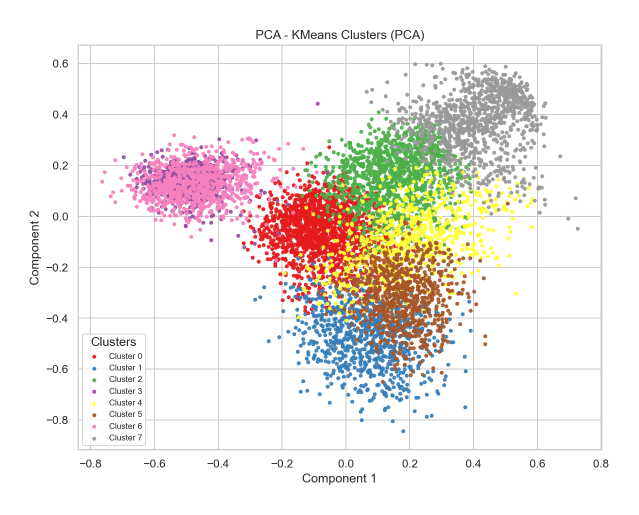
#> input picture web_app/imagens/charts/pca_projection.png, 1278 x 1030 px, found by its file name (shown at 1/2 size)
$ python process_nb3_images.py
#> lines starting #> are read from the running program, lines starting #| are printed output that depends on the picture; after the words box and inside, x2 and y2 are one past the last pixel; in counts of white or black regions, pixels touching at a corner belong together
import os
import numpy as np
from PIL import Image

def hex_to_rgb(h):
    h = h.lstrip('#')
    return tuple(int(h[i:i+2], 16) for i in (0, 2, 4))

# Tab10 colors (the ones generated by matplotlib/scipy by default)
old_colors = np.array([
    [31, 119, 180],   # 0: blue
    [255, 127, 14],   # 1: orange
    [44, 160, 44],    # 2: green
    [214, 39, 40],    # 3: red
    [148, 103, 189],  # 4: purple
    [140, 86, 75],    # 5: brown
    [227, 119, 194],  # 6: pink
    [127, 127, 127],  # 7: gray
    [188, 189, 34],   # 8: olive
    [23, 190, 207],   # 9: cyan
])

# New colors: SEGMENT_COLORS
segment_colors_hex = {
    0: "#8B9D83", # Sage Green
    1: "#D3A975", # Warm Sand
    2: "#B07D62", # Terracotta
    3: "#6B7D7D", # Slate Blue/Grey
    4: "#E0C3A0", # Light Beige
    5: "#9D5C4A", # Rust
    6: "#C5A880", # Camel
    7: "#5C6B5D"  # Forest Green
}
new_colors = np.array([hex_to_rgb(segment_colors_hex[i]) for i in range(8)])

def process_image(img_path, crop_top=60):
#> called with crop_top = 50
    if not os.path.exists(img_path):
        return

    img = Image.open(img_path).convert("RGB")

    # 1. Crop the top (to remove titles)
    # Most matplotlib titles are in the top 40-60 pixels.
    if crop_top > 0:
        img = img.crop((0, crop_top, img.width, img.height))
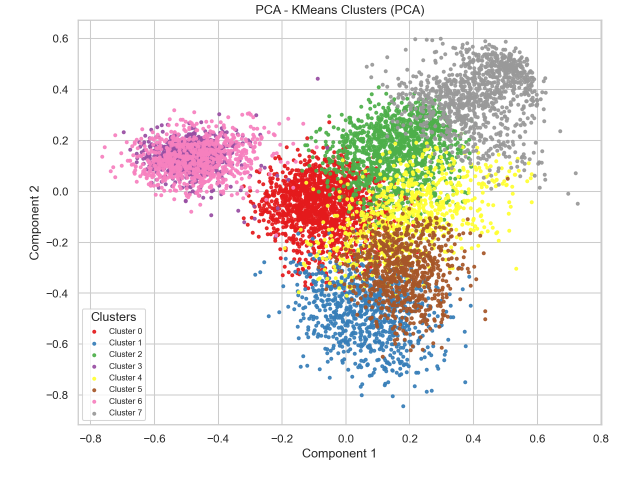
#> img: PIL image 1278x980 RGB (shown at 1/2 size); mean R, G, B 239.4, 234.5, 230.4

    pixels = np.array(img, dtype=np.float32)

    # 2. Recolor
    max_c = np.max(pixels, axis=2)
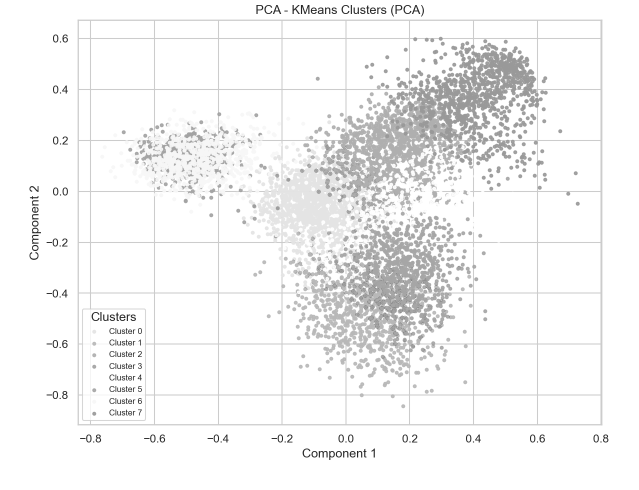
#> max_c: shape (980, 1278) float32 (shown at 1/2 size); min 38, max 255, mean 243.6
    min_c = np.min(pixels, axis=2)
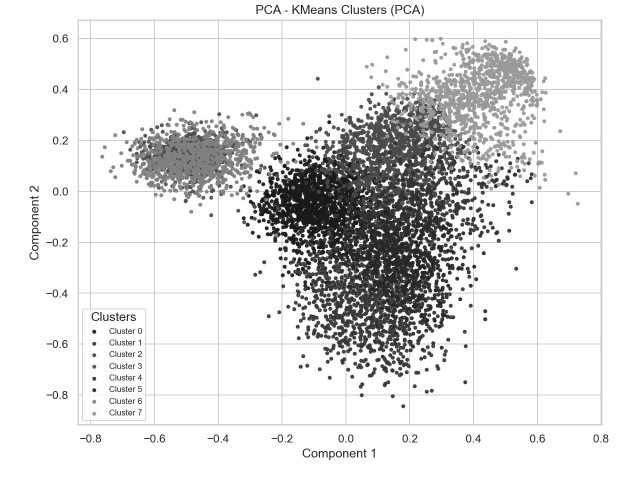
#> min_c: shape (980, 1278) float32 (shown at 1/2 size); min 26, max 255, mean 226.7
    saturation = max_c - min_c
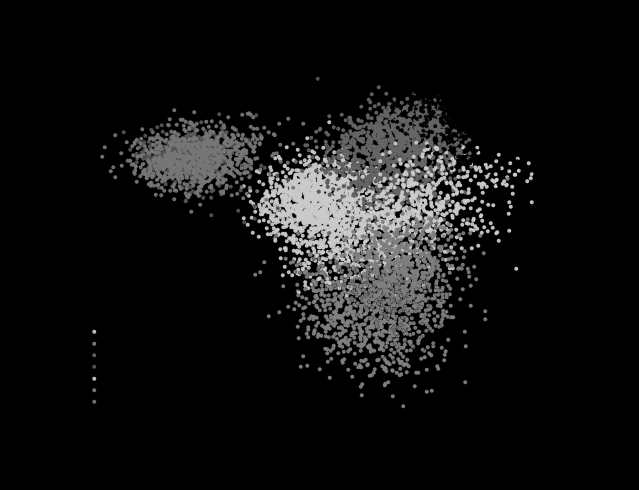
#> saturation: shape (980, 1278) float32 (shown at 1/2 size); min 0, max 204, mean 16.9

    # Only recolor non-grayscale
    mask = saturation > 15
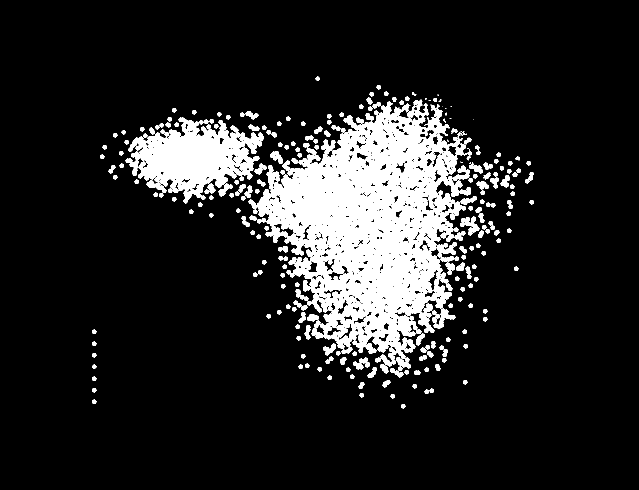
#> mask: shape (980, 1278) bool (shown at 1/2 size); 13.4% white; 273 white regions (22 under 20 px), largest, box (x1, y1, x2, y2) and area: (514, 199, 944, 733) 117655, (251, 235, 528, 407) 25016, (920, 433, 959, 471) 684
    colored_pixels = pixels[mask]

    if len(colored_pixels) > 0:
        cp_norm = colored_pixels / np.linalg.norm(colored_pixels, axis=1, keepdims=True)
        tab10_norm = old_colors / np.linalg.norm(old_colors, axis=1, keepdims=True)

        similarity = np.dot(cp_norm, tab10_norm.T)
        best_match = np.argmax(similarity, axis=1)

        new_pixels = np.zeros_like(colored_pixels)
        for i in range(8):  # map to the 8 clusters
            cluster_mask = (best_match == i)
            # If the image uses more than 8 colors of tab10 (e.g. 9 or 10), we ignore them
            # (they will be black/transparent or mapped if we allowed it, but here we only do 8)
            if not np.any(cluster_mask):
                continue

            cp = colored_pixels[cluster_mask]
            old_c = old_colors[i]
            new_c = new_colors[i]

            # alpha blending estimation
            alpha = np.mean((255.0 - cp) / (255.0 - old_c + 1e-5), axis=1, keepdims=True)
            alpha = np.clip(alpha, 0, 1)

            new_p = alpha * new_c + (1 - alpha) * 255.0
            new_pixels[cluster_mask] = new_p

        # For tab10 colors 8 and 9 (olive, cyan), we just map them to 0 and 1 if they exist
        for i in [8, 9]:
            cluster_mask = (best_match == i)
            if np.any(cluster_mask):
                cp = colored_pixels[cluster_mask]
                old_c = old_colors[i]
                new_c = new_colors[i - 8]
                alpha = np.mean((255.0 - cp) / (255.0 - old_c + 1e-5), axis=1, keepdims=True)
                alpha = np.clip(alpha, 0, 1)
                new_pixels[cluster_mask] = alpha * new_c + (1 - alpha) * 255.0

        pixels[mask] = new_pixels
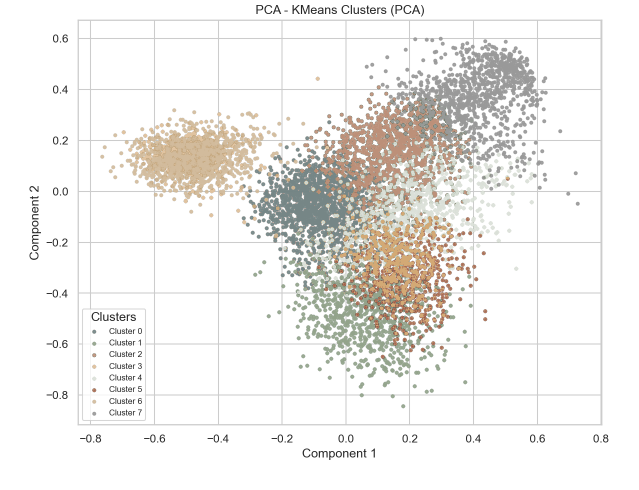
#> pixels: shape (980, 1278, 3) float32 (shown at 1/2 size); mean R, G, B 240.6, 239.1, 236.5

    img = Image.fromarray(np.clip(pixels, 0, 255).astype(np.uint8))

    # 3. Pad image to avoid Streamlit cutting off edges
    padding_left = 30
    padding_top = 20
    padding_right = 10
    padding_bottom = 10

    new_width = img.width + padding_left + padding_right
#> new_width = 1318
    new_height = img.height + padding_top + padding_bottom
#> new_height = 1010
    new_img = Image.new("RGBA", (new_width, new_height), (255, 255, 255, 0))
    new_img.paste(img, (padding_left, padding_top))
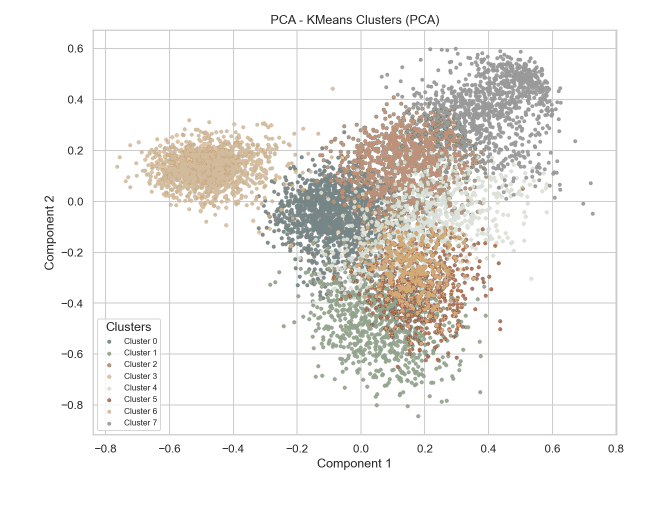
#> new_img: PIL image 1318x1010 RGBA (shown at 1/2 size); mean R, G, B, A 240.7, 239.2, 236.8, 239.9; transparent parts drawn white

    new_img.save(img_path)
    print(f"Processed {os.path.basename(img_path)}")

charts_dir = r"c:\Users\carlo\Documents\Semestre 4\ML 2\costumer_seg_app_cm\imagens\charts"
images_to_process = [
    "pca_projection.png",
    "umap_projection.png",
    "tsne_projection.png",
    "silhouette_blades.png",
    "ward_dendrogram.png",
    "alt_dendrograms.png"
]

for img_name in images_to_process:
    # Some images might need more or less cropping
    crop_amount = 50
    process_image(os.path.join(charts_dir, img_name), crop_top=crop_amount)
#> pass 2 of the loop `for img_name in images_to_process:`:
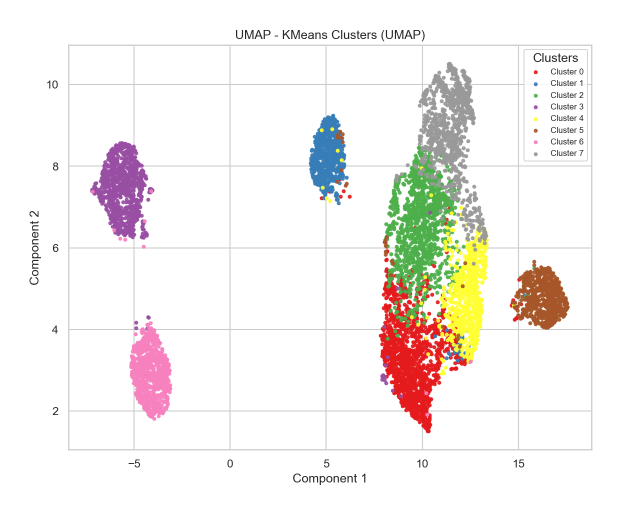
#> input picture web_app/imagens/charts/umap_projection.png, 1242 x 1030 px, found by its file name (shown at 1/2 size)
#> max_c: shape (980, 1242) float32
#> min_c: shape (980, 1242) float32
#> saturation: shape (980, 1242) float32
#> in process_image (call 2), `mask = saturation > 15`:
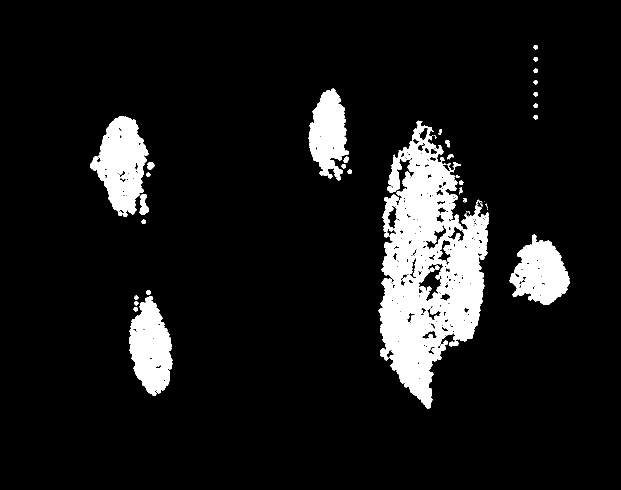
#> mask: shape (980, 1242) bool (shown at 1/2 size); 9.4% white; 58 white regions (22 under 20 px), largest, box (x1, y1, x2, y2) and area: (757, 241, 978, 817) 66409, (180, 232, 297, 434) 13688, (258, 592, 345, 792) 11447
#> the loop in process_image (call 2), `for i in [8, 9]:` made 2 passes
#> alpha on pass 2: [1, 1, 1, 1, 1]
#> in process_image (call 2), `new_img.paste(img, (padding_left, padding_top))`:
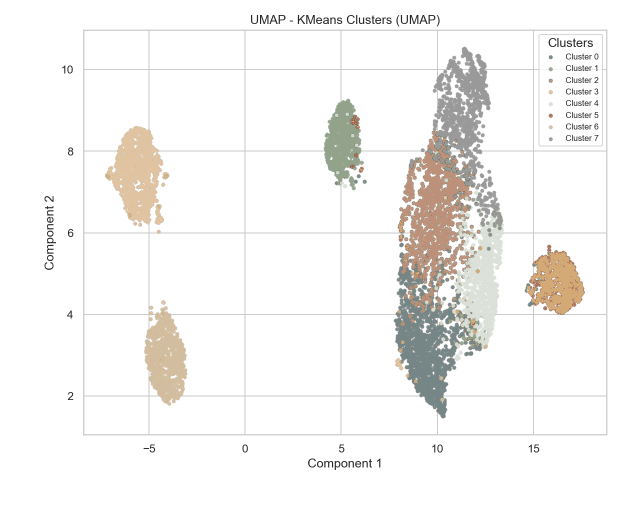
#> new_img: PIL image 1282x1010 RGBA (shown at 1/2 size); mean R, G, B, A 245, 243.9, 242.1, 239.7; transparent parts drawn white
#> pass 3 of the loop `for img_name in images_to_process:`:
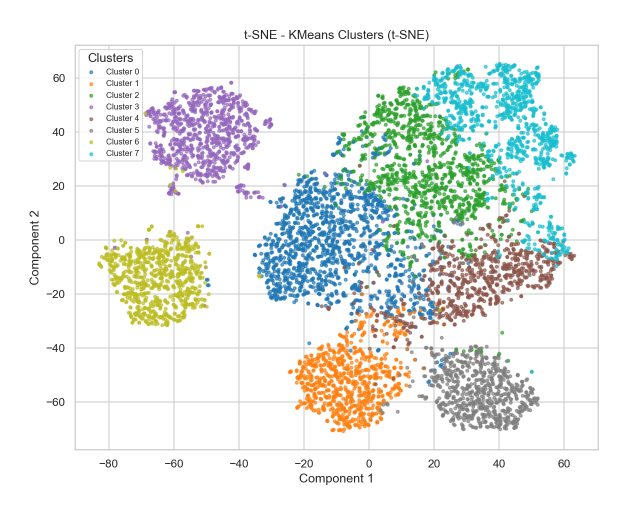
#> input picture web_app/imagens/charts/tsne_projection.png, 1256 x 1030 px, found by its file name (shown at 1/2 size)
#> max_c: shape (980, 1256) float32
#> min_c: shape (980, 1256) float32
#> saturation: shape (980, 1256) float32
#> in process_image (call 3), `mask = saturation > 15`:
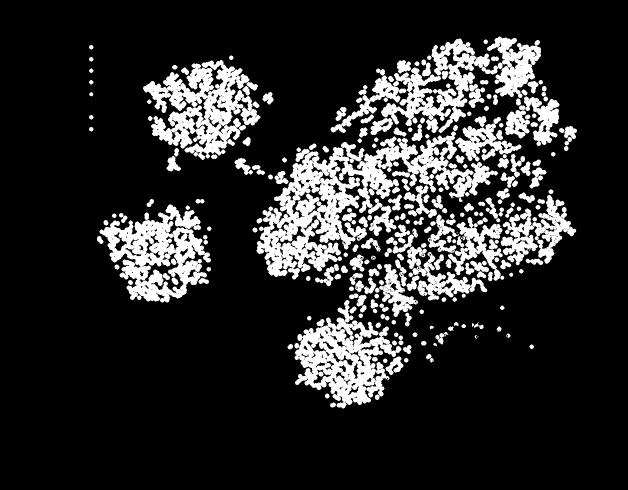
#> mask: shape (980, 1256) bool (shown at 1/2 size); 16.7% white; 260 white regions (7 under 20 px), largest, box (x1, y1, x2, y2) and area: (513, 263, 996, 559) 45414, (661, 73, 1082, 266) 24225, (286, 120, 521, 320) 22356
#> in process_image (call 3), `new_img.paste(img, (padding_left, padding_top))`:
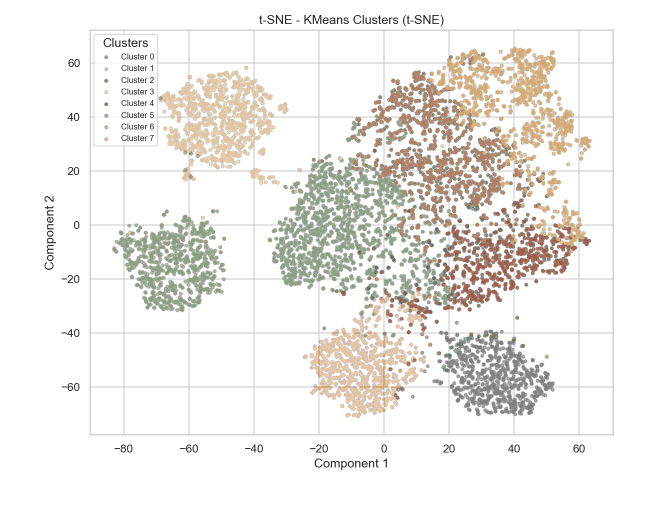
#> new_img: PIL image 1296x1010 RGBA (shown at 1/2 size); mean R, G, B, A 239.5, 237.3, 233.7, 239.8; transparent parts drawn white
#> the loop made 6 passes; the first 3 are shown
